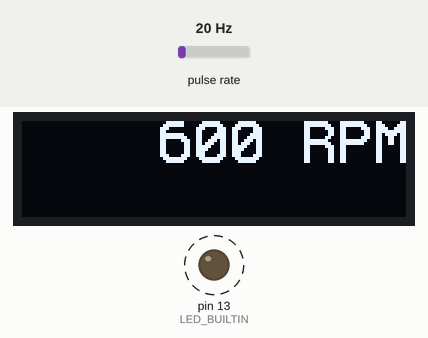
Bench run of a program on a simulated Arduino Nano, built with avr-gcc and run on an emulated ATmega328P. On the bench: 128×32 one-colour display, output pins drawn as LEDs (lit = HIGH). Wiring (inferred from the names in the program): pulse sensor: data pin 3. Dashed ring = blinking. Inputs (shaded band) come from the test bench; at power-on: pulse rate 20 Hz. What the program prints to the serial monitor is not drawn.

Above: at 0.7 s.
1.3 s: pulse rate (sensor on pin 3) set to 100 Hz
At 2.7 s:
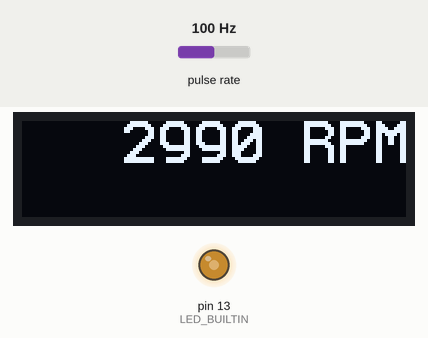
3.0 s: pulse rate (sensor on pin 3) set to 4 Hz
At 4.93 s:
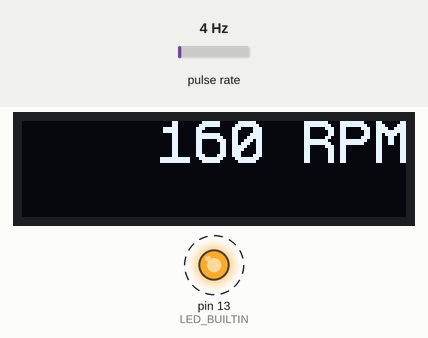
5.0 s: pulse rate (sensor on pin 3) set to 50 Hz
At 6.4 s:
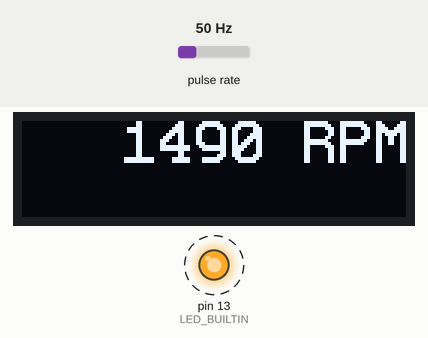
7.4 s: pulse rate (sensor on pin 3) set to 196 Hz
Timing chart, 0 to 9.9 s (numbered marks = the images above; inputs shaded):
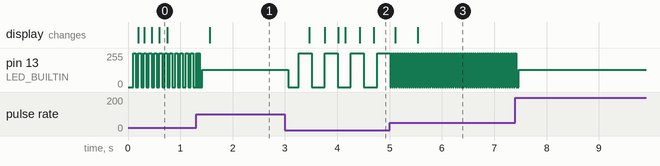

Measured:
- after the input at 1.3 s, the display: changes after 0.26 s (image 1)
- after the input at 3.0 s, pin 13 (LED_BUILTIN): alternates 255/255 for 0.25 s and 0/255 for 0.25 s, starting after 0.06 s; the display: first changes after 0.46 s (image 2 shows a later state)
- after the input at 5.0 s, pin 13 (LED_BUILTIN): alternates 255/255 for 0.02 s and 0/255 for 0.02 s, starting at once

The program:

main.cpp
```cpp
#include <Arduino.h>
#include <U8g2lib.h>
#include <PID_v1.h>

#define PWM_PIN    9
#define SENSE_PIN  3
#define SCREEN_SDA 4
#define SCREEN_SCL 5

// Screen variables
U8G2_SSD1306_128X32_UNIVISION_1_HW_I2C u8g2(U8G2_R0, SCREEN_SDA, SCREEN_SCL);

// RPM Sense variables
volatile uint16_t curVal  = 0;
volatile uint16_t prevVal = 0;
volatile long     rpm     = 0;
volatile long     rpmIIR  = 480;

// LED variables
bool ledOn = false;

// PID variables
double Setpoint, Input, Output;
double aggKp=4, aggKi=0.2, aggKd=1;
double consKp=1, consKi=0.05, consKd=0.25;
PID pwmPID(&Input, &Output, &Setpoint, consKp, consKi, consKd, DIRECT);


void setupPID() {
  Input = double(rpmIIR);
  Setpoint = 1000;
  pwmPID.SetMode(AUTOMATIC);
  pwmPID.SetOutputLimits(0, 255);
}

void updatePID() {
  Input = double(rpmIIR);
  double gap = abs(Setpoint-Input);
  if (gap < 20) {
    pwmPID.SetTunings(consKp, consKi, consKd);
  } else {
    pwmPID.SetTunings(aggKp, aggKi, aggKd);
  }
  pwmPID.Compute();
  Serial.println(Output);
  /* digitalWrite() */
}

void senseInterrupt() {
  curVal = TCNT1 - prevVal;
  prevVal = TCNT1;

  digitalWrite(LED_BUILTIN, ledOn);
  ledOn = !ledOn;

  long currentRPM = long(60.0f / ((128.0f * curVal) / 16000000.0f)) / 10 * 10;

  if (currentRPM > 3000) return;
  rpm = currentRPM;

  rpmIIR = ((rpm + rpmIIR) >> 1) / 10 * 10;
}

void startTimer() {
  TCCR1A = 0;
  TCCR1B = _BV(CS11) | _BV(CS10);
  attachInterrupt(digitalPinToInterrupt(SENSE_PIN), senseInterrupt, RISING);
}

void setup() {
  pinMode(LED_BUILTIN, OUTPUT);

  Serial.begin(9200);
  u8g2.begin();
  startTimer();
  setupPID();
}

void printToScreen() {
  char printedText[10];
  char rpmText[10];

  sprintf(rpmText, "%4d RPM", (int) rpmIIR);

  u8g2.firstPage();
  do {
    /* u8g2.setFont(u8g2_font_crox4hb_tf); */
    /* u8g2.drawStr(0,20, printedText); */
    u8g2.setFont(u8g2_font_profont22_mf);
    u8g2.drawStr(34,14, rpmText);
  } while ( u8g2.nextPage() );
}

void loop() {
  updatePID();
  printToScreen();
}
```
